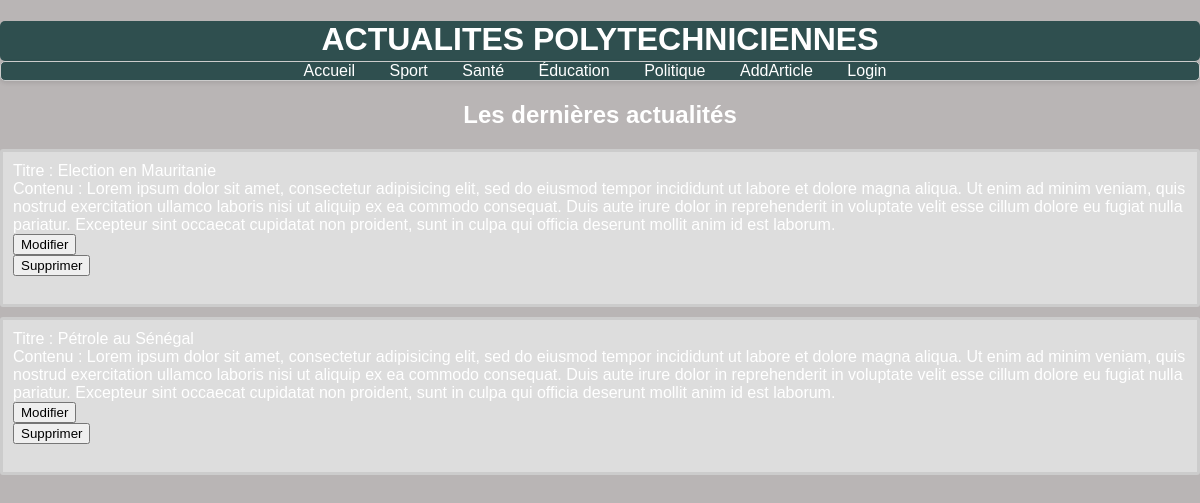
/vue/index.php?categorie=4, run on the app's committed database.
### tables this page shows
CREATE TABLE `article` (
  `id` int(11) NOT NULL,
  `titre` varchar(255) DEFAULT NULL,
  `contenu` text DEFAULT NULL,
  `dateCreation` datetime DEFAULT current_timestamp(),
  `dateModification` datetime DEFAULT current_timestamp(),
  `categorie` int(11) DEFAULT NULL
);

### modele/model.php (called while the page is built, shortened)
<?php
$servername = "localhost";
$username = "root";
$password = "";
$dbname = "mglsi_news";
class ArticleModel
{
    private $pdo;
    public function __construct()
    {
        global $servername, $username, $password, $dbname;
        try {
            $this->pdo = new PDO("mysql:host=$servername;dbname=$dbname", $username, $password);
            $this->pdo->setAttribute(PDO::ATTR_ERRMODE, PDO::ERRMODE_EXCEPTION);
        } catch (PDOException $e) {
            echo "Erreur de connexion à la base de données : " . $e->getMessage();
            die();
        }
    }
    public function getArticlesByCategory($categorie)
    {
        $articles = [];
        try {
            $sql = "SELECT * FROM Article WHERE categorie = :categorie";
            $stmt = $this->pdo->prepare($sql);
            $stmt->bindParam(':categorie', $categorie);
            $stmt->execute();
            if ($stmt->rowCount() > 0) {
                while ($row = $stmt->fetch(PDO::FETCH_ASSOC)) {
                    $article = new Article($row["id"], $row["titre"], $row["contenu"]);
                    $articles[] = $article;
                }
            }
        } catch (PDOException $e) {
            echo "Erreur lors de la récupération des articles par catégorie : " . $e->getMessage();
        }
        return $articles;
    }
}

### controller/controller.php (called while the page is built)
<?php
require_once '../modele/model.php';
require_once '../modele/article.php';
class ArticleController
{
    private $model;
    public function __construct()
    {
        $this->model = new ArticleModel();
    }
    public function getArticles()
    {
        if (isset($_GET['categorie'])) {
            $categorie = $_GET['categorie'];
            return $this->model->getArticlesByCategory($categorie);
        } else {
            return $this->model->getAllArticles();
        }
    }
}

### modele/article.php (called while the page is built, shortened)
<?php
class Article
{
    private $titre;
    private $contenu;
    public function __construct($id, $titre, $contenu)
    {
        $this->titre = $titre;
        $this->contenu = $contenu;
    }
    public function getTitre()
    {
        return $this->titre;
    }
    public function getContenu()
    {
        return $this->contenu;
    }
}
?>

### vue/index.php (the view, shortened to what this page needs)
<?php
require_once '../controller/AuthController.php';
?>
<!DOCTYPE html>
<html>
<head>
<link rel="stylesheet" type="text/css" href="../css/style.css">
</head>
<body>
<div class="card-1">
    <h1>ACTUALITES POLYTECHNICIENNES</h1>
</div>
<div class="card">
    <nav>
        <ul>
            <li><a href="index.php">Accueil</a></li>
            <li><a href="index.php?categorie=3">Sport</a></li>
            <li><a href="index.php?categorie=6">Santé</a></li>
            <li><a href="index.php?categorie=3">Éducation</a></li>
            <li><a href="index.php?categorie=4">Politique</a></li>
            <li><a href="ajouter_article.php">AddArticle</a></li>
            <?php
            if(isset($_SESSION['user'])){
                       echo' <li><a href="../logout.php">logout</a></li>';
            }else{
                       echo' <li><a href="AuthVue.php">Login</a></li>';
            }
            ?>
        </ul>
    </nav>
</div>
<h2>Les dernières actualités</h2>
<?php
require_once '../controller/controller.php';
$controller = new ArticleController();
$articles = $controller->getArticles();
if (!empty($articles)) {
    foreach ($articles as $article) {
        echo '<div class="article">';
        echo 'Titre : ' . $article->getTitre() . '<br>';
        echo 'Contenu : ' . $article->getContenu() . '<br>';
        echo '<form method="get" action="modifier_article.php">';
        echo '<input type="submit" value="Modifier">';
        echo '</form>';
        echo '<form method="post" action="../modele/supprimer_article.php">';
        echo '<input type="submit" value="Supprimer">';
        echo '</form>';
        echo '<br>';
        echo '</div>';
    }
} else {
    echo 'Aucun article trouvé.';
}
?>
</body>
</html>

### css/style.css (style rules this page uses)
.card-1 { border-radius: 5px; background-color: darkslategray; height: 40px; }
.card-1 h1 { text-decoration-color: white; }
h1 { text-align: center; color: white; }
h2 { text-align: center; }
nav ul { text-align: center; list-style-type: none; margin: 0; padding: 0; }
nav li { display: inline; margin-right: 10px; }
nav a { text-decoration: none; color: #000; padding: 5px 10px; border-radius: 3px; color: white; }
.card { width: 100%; height: 20px; border: 1px solid #ccc; border-radius: 5px; box-shadow: 0 2px 4px rgba(0, 0, 0, 0.1); overflow: hidden; background-color: darkslategray; }
.article { border: 3px solid #ccc; padding: 10px; margin-bottom: 10px; border-radius: 3px; background-color: #ddd; }
* { box-sizing: border-box; }
body { margin: 0; padding: 0; font-family: sans-serif; font-size: 16px; color: #fff; background-color: #b9b5b5; }

### data on the page
article: titre "Election en Mauritanie", contenu "Lorem ipsum dolor sit amet, consectetur adipisicing elit, sed do eiusmod tempor incididunt ut labore et dolore magna aliqua. Ut enim ad minim veniam, quis nostrud exercitation ullamco laboris nisi ut aliquip ex ea commodo consequat. Duis aute irure dolor in reprehenderit in voluptate velit esse cillum dolore eu fugiat nulla pariatur. Excepteur sint occaecat cupidatat non proident, sunt in culpa qui officia deserunt mollit anim id est laborum."
article: titre "Pétrole au Sénégal", contenu "Lorem ipsum dolor sit amet, consectetur adipisicing elit, sed do eiusmod tempor incididunt ut labore et dolore magna aliqua. Ut enim ad minim veniam, quis nostrud exercitation ullamco laboris nisi ut aliquip ex ea commodo consequat. Duis aute irure dolor in reprehenderit in voluptate velit esse cillum dolore eu fugiat nulla pariatur. Excepteur sint occaecat cupidatat non proident, sunt in culpa qui officia deserunt mollit anim id est laborum."
